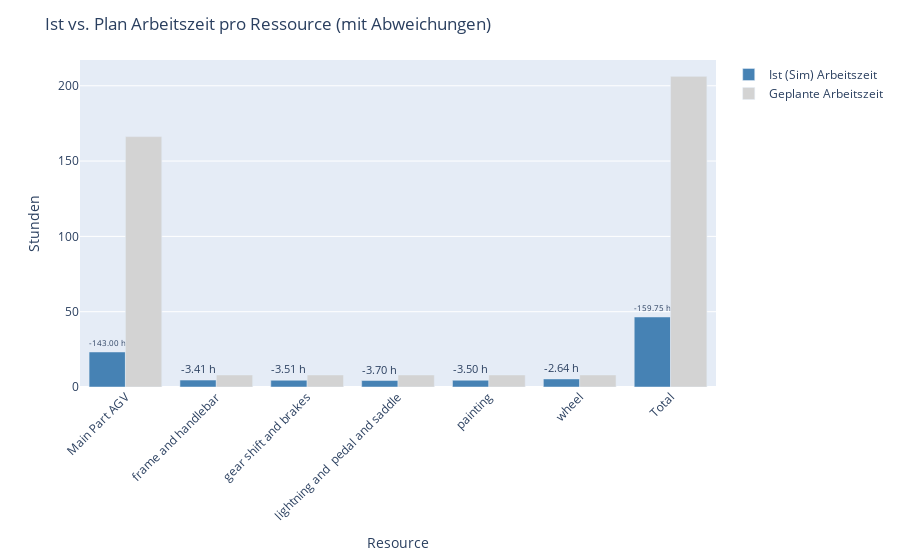

Notebook source saved alongside this figure:
### Code cell
# Overall KPIs
get_order_finished(state_model)  # share of orders finished
get_delivery_reliability(state_model)  # delivery reliability
get_order_lead_time(state_model)  # order lead time
actual_resources_working_hours, planned_resources_working_hours = (
    get_schedule_time_equivalent(schedule=schedule,
                                 aggregated=["Main Part AGV"]))  # capacity utilization

### Figure 1 — Plotly figure (JSON) as saved in the notebook; plotly's stock layout.template omitted (floating-point values rounded to 4 significant figures)
{"data": [{"alignmentgroup": "True", "hovertemplate": "=Ist (Sim) Arbeitszeit<br>Resource=%{x}<br>Stunden=%{y}<extra></extra>", "legendgroup": "Ist (Sim) Arbeitszeit", "marker": {"color": "steelblue", "pattern": {"shape": ""}}, "name": "Ist (Sim) Arbeitszeit", "offsetgroup": "Ist (Sim) Arbeitszeit", "orientation": "v", "showlegend": true, "textposition": "outside", "x": ["Main Part AGV", "frame and handlebar", "gear shift and brakes", "lightning and  pedal and saddle", "painting", "wheel", "Total"], "xaxis": "x", "y": [23.25, 4.593, 4.491, 4.303, 4.501, 5.356, 46.5], "yaxis": "y", "type": "bar", "text": ["-143.00 h", "-3.41 h", "-3.51 h", "-3.70 h", "-3.50 h", "-2.64 h", "-159.75 h"]}, {"alignmentgroup": "True", "hovertemplate": "=Geplante Arbeitszeit<br>Resource=%{x}<br>Stunden=%{y}<extra></extra>", "legendgroup": "Geplante Arbeitszeit", "marker": {"color": "lightgray", "pattern": {"shape": ""}}, "name": "Geplante Arbeitszeit", "offsetgroup": "Geplante Arbeitszeit", "orientation": "v", "showlegend": true, "textposition": "auto", "x": ["Main Part AGV", "frame and handlebar", "gear shift and brakes", "lightning and  pedal and saddle", "painting", "wheel", "Total"], "xaxis": "x", "y": [166.2, 8.0, 8.0, 8.0, 8.0, 8.0, 206.2], "yaxis": "y", "type": "bar"}], "layout": {"xaxis": {"anchor": "y", "domain": [0.0, 1.0], "title": {"text": "Resource"}, "tickangle": -45}, "yaxis": {"anchor": "x", "domain": [0.0, 1.0], "title": {"text": "Stunden"}}, "legend": {"title": {"text": ""}, "tracegroupgap": 0}, "margin": {"t": 60}, "barmode": "group", "title": {"text": "Ist vs. Plan Arbeitszeit pro Ressource (mit Abweichungen)"}}}
